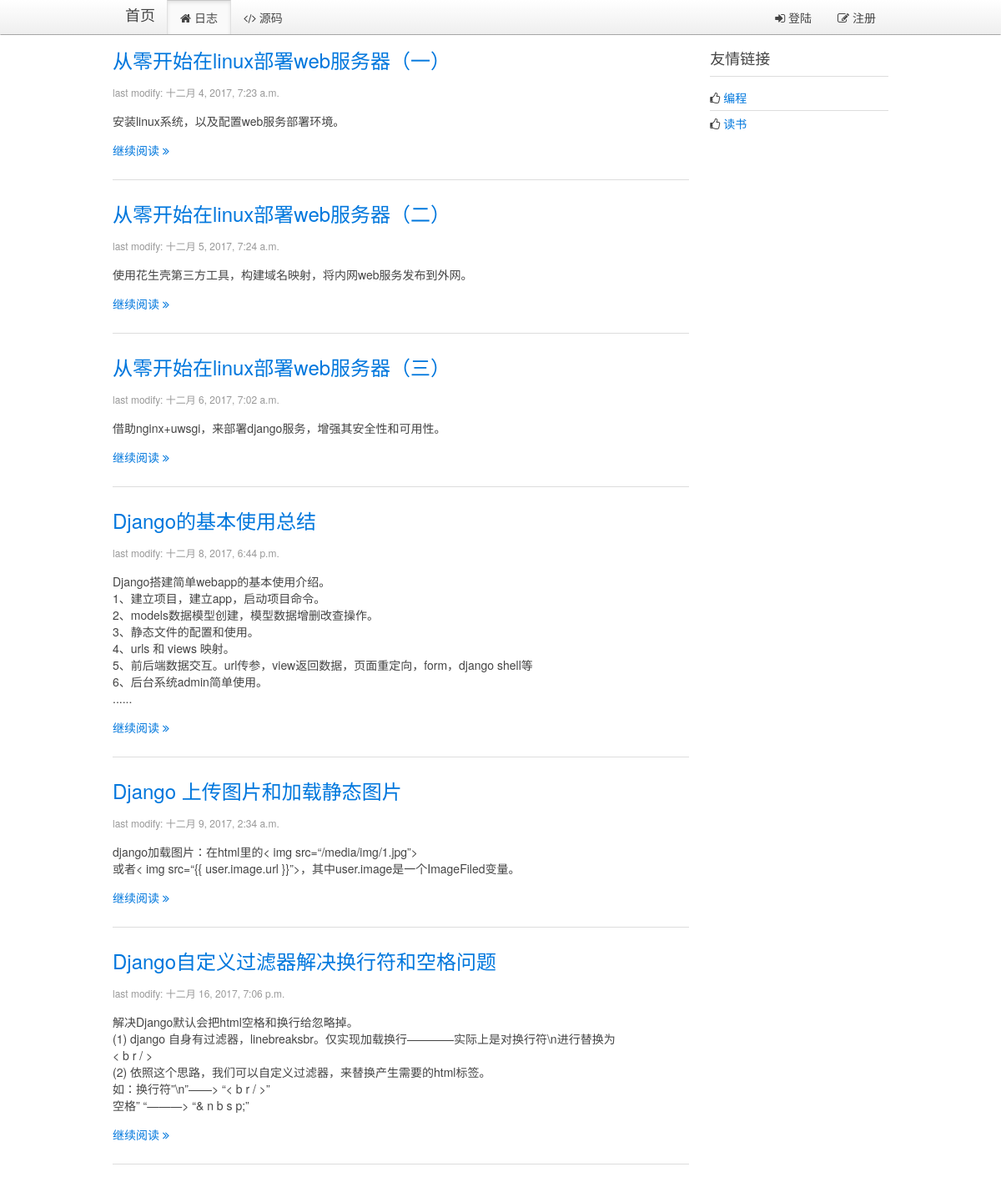
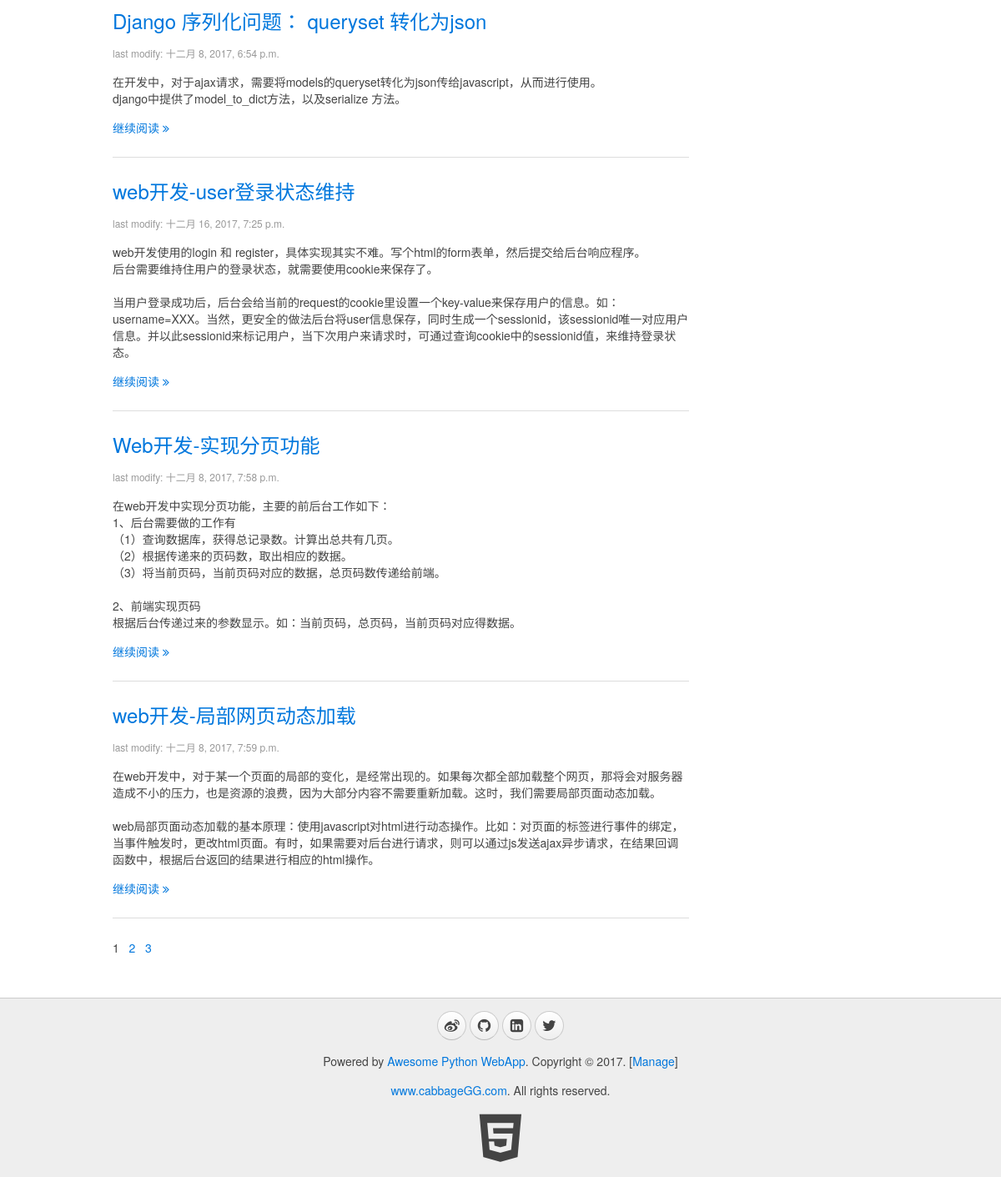
The page / on the database its author committed (2 pictures, top to bottom).
### blog/models.py (models this page shows, shortened)
class Blog(models.Model):
    title = models.CharField(max_length=32, default="Title")
    content = models.TextField(null=True)
    summary = models.TextField(null=True)
    create_time = models.DateTimeField(null=True)

### blog/views.py (the view)
# urls.py: url(r'^$',views.blogs, name="index"),
def index(request):
    userinfo = ""
    account = request.COOKIES.get("account","")
    if account:
        userinfo = models.User.objects.filter(account=account)
        if userinfo:
            userinfo = userinfo[0]
    page = int(request.GET.get("p", "1"))
    first = (page - 1)*10
    end = first + 10
    blogs = models.Blog.objects.all()
    total_nums = len(blogs)
    if (total_nums % 10) > 0:
        page_nums = int(total_nums/10) + 1
    else:
        page_nums = int(total_nums/10)
    page_nums = range(0, page_nums)
    blogs = blogs[first:end]
    page = page - 1
    return render(request, "blog/index.html", {"blogs": blogs, "page":page, "page_nums":page_nums, "userinfo":userinfo})

### blog/templates/blog/index.html (shortened to what this page needs)
{% extends '__base__.html' %}
{% block content %}
    <div class="uk-width-medium-3-4">
    {% for blog in blogs %}
        <article class="uk-article">
            <h2><a href="/blog/page/{{ blog.id }}">{{ blog.title }}</a></h2>
            <p class="uk-article-meta">last modify: {{ blog.create_time }}</p>
            <p>{{ blog.summary | linebreaksbr }}</p>
            <p><a href="/blog/page/{{ blog.id }}">继续阅读 <i class="uk-icon-angle-double-right"></i></a></p>
        </article>
        <hr class="uk-article-divider">
    {% endfor %}
        <div class="page">
        {% for page_num in page_nums %}
            {% if page_num == page %}
                <span>{{ page_num|add:"1" }}&nbsp;&nbsp;</span>
            {% else %}
                <a href="?p={{ page_num|add:"1" }}"><span>{{ page_num|add:"1" }}&nbsp;&nbsp;</span></a>
            {% endif %}
        {% endfor %}
        </div>
    </div>
    <div class="uk-width-medium-1-4">
        <div class="uk-panel uk-panel-header">
            <h3 class="uk-panel-title">友情链接</h3>
            <ul class="uk-list uk-list-line">
                <li><i class="uk-icon-thumbs-o-up"></i> <a target="_blank" href="https://github.com/cabbageGG">编程</a></li>
                <li><i class="uk-icon-thumbs-o-up"></i> <a target="_blank" href="http://blog.jobbole.com/all-posts/">读书</a></li>
            </ul>
        </div>
    </div>
{% endblock %}

### rows shown on the page
Blog: title "从零开始在linux部署web服务器（一）", create_time "十二月 4, 2017, 7:23 a.m.", summary "安装linux系统，以及配置web服务部署环境。"
Blog: title "从零开始在linux部署web服务器（二）", create_time "十二月 5, 2017, 7:24 a.m.", summary "使用花生壳第三方工具，构建域名映射，将内网web服务发布到外网。"
Blog: title "从零开始在linux部署web服务器（三）", create_time "十二月 6, 2017, 7:02 a.m.", summary "借助nginx+uwsgi，来部署django服务，增强其安全性和可用性。"
Blog: title "Django的基本使用总结", create_time "十二月 8, 2017, 6:44 p.m.", summary "Django搭建简单webapp的基本使用介绍。 1、建立项目，建立app，启动项目命令。 2、models数据模型创建，模型数据增删改查操作。 3、静态文件的配置和使用。 4、urls 和 views 映射。 5、前后端数据交互。url传参，view返回数据，页面重定向，form，django shell等 6、后台系统admin简单使用。 ......"
Blog: title "Django 上传图片和加载静态图片", create_time "十二月 9, 2017, 2:34 a.m.", summary "django加载图片：在html里的< img src=“/media/img/1.jpg”> 或者< img src=“{{ user.image.url }}”>，其中user.image是一个ImageFiled变量。"
Blog: title "Django自定义过滤器解决换行符和空格问题", create_time "十二月 16, 2017, 7:06 p.m.", summary "解决Django默认会把html空格和换行给忽略掉。 (1) django 自身有过滤器，linebreaksbr。仅实现加载换行————实际上是对换行符\\n进行替换为 < b r / > (2) 依照这个思路，我们可以自定义过滤器，来替换产生需要的html标签。 如：换行符”\\n”——> “< b r / >” 空格” “———> “& n b s p;”"
Blog: title "Django 序列化问题： queryset 转化为json", create_time "十二月 8, 2017, 6:54 p.m.", summary "在开发中，对于ajax请求，需要将models的queryset转化为json传给javascript，从而进行使用。 django中提供了model_to_dict方法，以及serialize 方法。"
Blog: title "web开发-user登录状态维持", create_time "十二月 16, 2017, 7:25 p.m.", summary "web开发使用的login 和 register，具体实现其实不难。写个html的form表单，然后提交给后台响应程序。 后台需要维持住用户的登录状态，就需要使用cookie来保存了。 当用户登录成功后，后台会给当前的request的cookie里设置一个key-value来保存用户的信息。如：username=XXX。当然，更安全的做法后台将user信息保存，同时生成一个sessionid，该sessionid唯一对应用户信息。并以此sessionid来标记用户，当下次用户来请求时，可通过查询cookie中的sessionid值，来维持登录状态。"
Blog: title "Web开发-实现分页功能", create_time "十二月 8, 2017, 7:58 p.m.", summary "在web开发中实现分页功能，主要的前后台工作如下： 1、后台需要做的工作有 （1）查询数据库，获得总记录数。计算出总共有几页。 （2）根据传递来的页码数，取出相应的数据。 （3）将当前页码，当前页码对应的数据，总页码数传递给前端。 2、前端实现页码 根据后台传递过来的参数显示。如：当前页码，总页码，当前页码对应得数据。"
Blog: title "web开发-局部网页动态加载", create_time "十二月 8, 2017, 7:59 p.m.", summary "在web开发中，对于某一个页面的局部的变化，是经常出现的。如果每次都全部加载整个网页，那将会对服务器造成不小的压力，也是资源的浪费，因为大部分内容不需要重新加载。这时，我们需要局部页面动态加载。 web局部页面动态加载的基本原理：使用javascript对html进行动态操作。比如：对页面的标签进行事件的绑定，当事件触发时，更改html页面。有时，如果需要对后台进行请求，则可以通过js发送ajax异步请求，在结果回调函数中，根据后台返回的结果进行相应的html操作。"

### other values the page prints
{{ page_num|add:"1" }} "1"
{{ page_num|add:"1" }} "2" "3"
